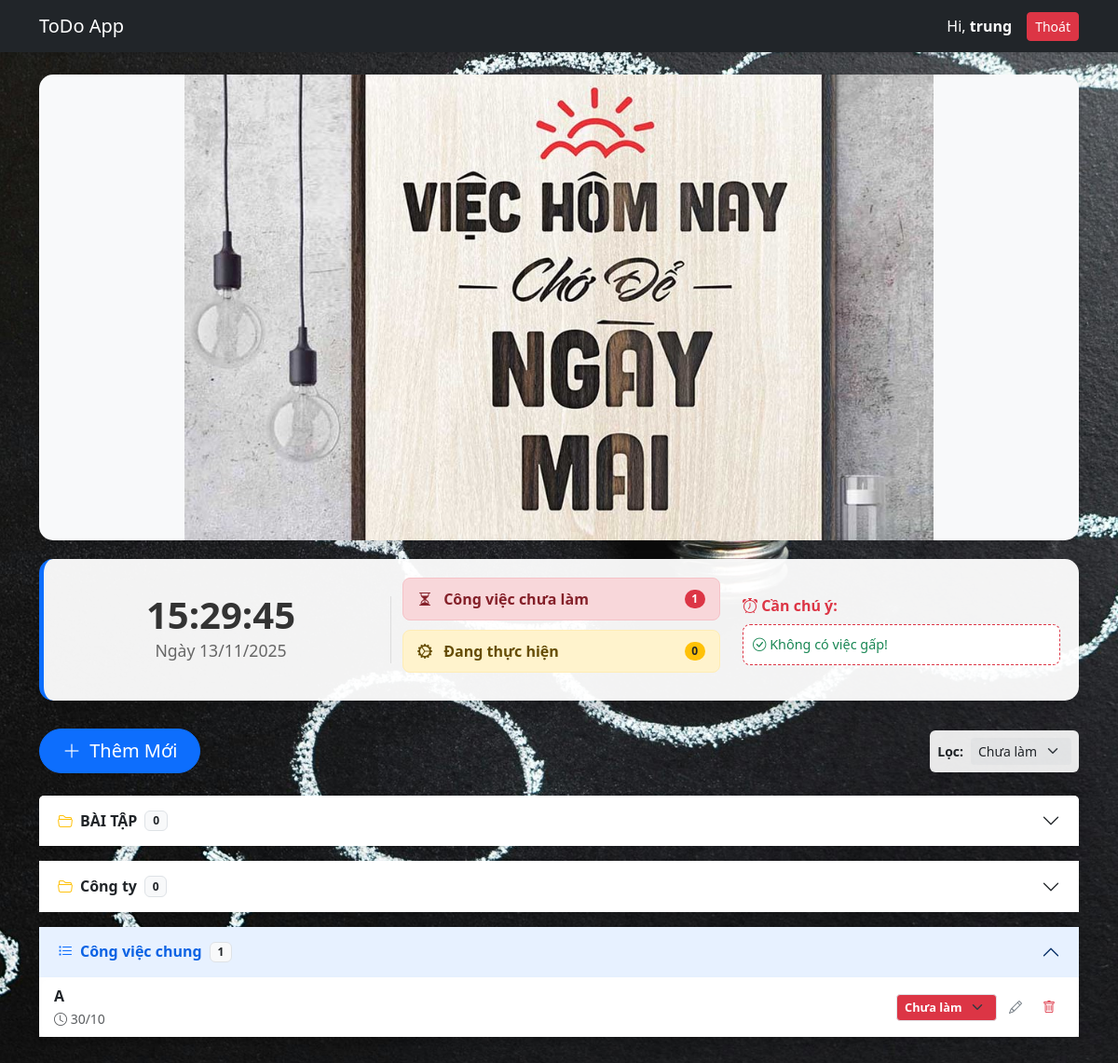
The page /menu.php?filter_status=pending (signed in) on the database its author committed.
### tables this page shows
CREATE TABLE `task_groups` (
  `id` int NOT NULL,
  `user_id` int NOT NULL,
  `name` varchar(100) NOT NULL,
  `created_at` timestamp NULL DEFAULT CURRENT_TIMESTAMP
);

CREATE TABLE `tasks` (
  `id` int NOT NULL,
  `user_id` int NOT NULL,
  `title` varchar(255) NOT NULL,
  `description` text,
  `due_date` date DEFAULT NULL,
  `status` enum('pending','in_progress','completed') NOT NULL DEFAULT 'pending',
  `created_at` timestamp NULL DEFAULT CURRENT_TIMESTAMP,
  `group_id` int DEFAULT NULL
);

### includes/check.php (called while the page is built, shortened)
<?php
$current_username = $_SESSION['username'];
?>

### menu.php (the view, shortened to what this page needs)
<?php
require_once 'includes/check.php';
require_once 'config/db.php';
$stmt_groups = $pdo->prepare("SELECT * FROM task_groups WHERE user_id = :uid ORDER BY created_at DESC");
$stmt_groups->execute(['uid' => $current_user_id]);
$groups = $stmt_groups->fetchAll();
$sort = $_GET['sort'] ?? 'due_date';
$filter_status = $_GET['filter_status'] ?? 'all';
$sql = "SELECT tasks.*, task_groups.name as group_name
        FROM tasks
        LEFT JOIN task_groups ON tasks.group_id = task_groups.id
        WHERE tasks.user_id = :user_id";
$params = ['user_id' => $current_user_id];
if ($filter_status != 'all') {
    $sql .= " AND tasks.status = :status";
    $params['status'] = $filter_status;
}
$sql .= " ORDER BY $sort ASC";
$stmt = $pdo->prepare($sql);
$stmt->execute($params);
$all_tasks = $stmt->fetchAll();
$count_pending = 0;
$count_in_progress = 0;
$urgent_tasks = [];
$tasks_by_group = [];
$tasks_uncategorized = [];
foreach ($all_tasks as $task) {
    if ($task['group_id']) {
        $tasks_by_group[$task['group_id']][] = $task;
    } else {
        $tasks_uncategorized[] = $task;
    }
    if ($task['status'] == 'pending') {
        $count_pending++;
    } elseif ($task['status'] == 'in_progress') {
        $count_in_progress++;
    }
}
?>
<!DOCTYPE html>
<html lang="vi">
<head>
    <link href="https://cdn.jsdelivr.net/npm/bootstrap@5.3.3/dist/css/bootstrap.min.css" rel="stylesheet">
    <link rel="stylesheet" href="https://cdn.jsdelivr.net/npm/bootstrap-icons@1.11.3/font/bootstrap-icons.css">
</head>
<body class="bg-light" onload="startTime()">
<nav class="navbar navbar-expand-lg navbar-dark bg-dark shadow-sm sticky-top">
    <div class="container">
        <a class="navbar-brand" href="menu.php">ToDo App</a>
        <div class="d-flex align-items-center">
            <span class="navbar-text me-3 text-white d-none d-sm-block">
                Hi, <strong><?= htmlspecialchars($current_username) ?></strong>
            </span>
            <a class="btn btn-sm btn-danger" href="logout.php">Thoát</a>
        </div>
    </div>
</nav>
<div class="container mt-4">
   <div class="top-banner-image">
        <img src="assets/A1.jpg" alt="Banner Poster">
    </div>
    <div class="dashboard-banner">
        <div class="row align-items-center">
            <div class="col-md-4 clock-box">
                <div id="clock" class="time-text">--:--:--</div>
                <div id="date" class="date-text">Đang tải...</div>
            </div>
            <div class="col-md-4">
                <div class="status-bar bar-pending">
                    <span><i class="bi bi-hourglass-split me-2"></i> Công việc chưa làm</span>
                    <span class="badge bg-danger rounded-pill"><?= $count_pending ?></span>
                </div>
                <div class="status-bar bar-progress">
                    <span><i class="bi bi-gear-wide-connected me-2"></i> Đang thực hiện</span>
                    <span class="badge bg-warning text-dark rounded-pill"><?= $count_in_progress ?></span>
                </div>
            </div>
            <div class="col-md-4">
                <div class="fw-bold mb-2 text-danger"><i class="bi bi-alarm"></i> Cần chú ý:</div>
                <div class="urgent-box">
                    <?php if (empty($urgent_tasks)): ?>
                        <span class="text-success"><i class="bi bi-check-circle"></i> Không có việc gấp!</span>
                    <?php else: ?>
                        <?php foreach ($urgent_tasks as $msg): ?>
                            <span class="urgent-item"><i class="bi bi-exclamation-circle-fill"></i> <?= htmlspecialchars($msg) ?></span>
                        <?php endforeach; ?>
                    <?php endif; ?>
                </div>
            </div>
        </div>
    </div>
    <div class="row align-items-center mb-4">
        <div class="col-md-6 text-md-start text-center mb-3 mb-md-0">
            <button type="button" class="btn btn-primary btn-lg shadow-sm px-4 rounded-pill" data-bs-toggle="modal" data-bs-target="#addTaskModal">
                <i class="bi bi-plus-lg me-1"></i> Thêm Mới
            </button>
        </div>
        <div class="col-md-6 d-flex justify-content-md-end justify-content-center">
            <form method="GET" action="menu.php" class="d-flex gap-2 align-items-center bg-white p-2 rounded shadow-sm" style="opacity: 0.9;">
                <label class="small fw-bold">Lọc:</label>
                <select name="filter_status" class="form-select form-select-sm border-0 bg-light" onchange="this.form.submit()">
                    <option value="pending" <?= $filter_status == 'pending' ? 'selected' : '' ?>>Chưa làm</option>
                </select>
            </form>
        </div>
    </div>
    <div class="accordion pb-5" id="taskAccordion">
        <?php foreach ($groups as $group): ?>
            <?php
                $g_id = $group['id'];
                $tasks_in_group = $tasks_by_group[$g_id] ?? [];
                $count = count($tasks_in_group);
            ?>
            <div class="accordion-item mb-3 shadow-sm">
                <h2 class="accordion-header">
                    <button class="accordion-button collapsed fw-bold" type="button" data-bs-toggle="collapse" data-bs-target="#collapse<?= $g_id ?>">
                        <i class="bi bi-folder2-open me-2 text-warning"></i> <?= htmlspecialchars($group['name']) ?>
                        <span class="badge bg-light text-dark ms-2 border"><?= $count ?></span>
                    </button>
                </h2>
            </div>
        <?php endforeach; ?>
        <?php if (!empty($tasks_uncategorized)): ?>
            <div class="accordion-item mb-3 shadow-sm">
                <h2 class="accordion-header">
                    <button class="accordion-button fw-bold" type="button" data-bs-toggle="collapse" data-bs-target="#collapseUncat">
                        <i class="bi bi-list-task me-2 text-primary"></i> Công việc chung
                        <span class="badge bg-light text-dark ms-2 border"><?= count($tasks_uncategorized) ?></span>
                    </button>
                </h2>
                <div id="collapseUncat" class="accordion-collapse collapse show" data-bs-parent="#taskAccordion">
                    <div class="accordion-body p-0">
                        <?php renderTasks($tasks_uncategorized); ?>
                    </div>
                </div>
            </div>
        <?php endif; ?>
    </div>
</div>
<?php function renderTasks($list) { ?>
    <div class="list-group list-group-flush">
        <?php foreach ($list as $task): ?>
            <?php
            $bg = '';
            if ($task['status'] == 'pending') $bg = 'text-bg-danger';
            elseif ($task['status'] == 'in_progress') $bg = 'text-bg-warning';
            elseif ($task['status'] == 'completed') $bg = 'text-bg-success';
            ?>
            <div class="list-group-item">
                <div class="d-flex justify-content-between align-items-center">
                    <div class="text-truncate pe-2">
                        <div class="fw-bold"><?= htmlspecialchars($task['title']) ?></div>
                        <?php if($task['due_date']): ?>
                            <small class="text-muted"><i class="bi bi-clock"></i> <?= date('d/m', strtotime($task['due_date'])) ?></small>
                        <?php endif; ?>
                    </div>
                    <div class="d-flex align-items-center gap-1">
                        <form action="chucnang/CRUD.php" method="POST">
                            <select name="status" class="form-select form-select-sm <?= $bg ?>" style="width:auto; font-size:0.8rem; font-weight:bold;" onchange="this.form.submit()">
                                <option value="pending" style="background:white;color:black" <?= $task['status']=='pending'?'selected':'' ?>>Chưa làm</option>
                            </select>
                        </form>
                        <button class="btn btn-sm btn-link text-secondary" data-bs-toggle="modal" data-bs-target="#editTaskModal<?= $task['id'] ?>">
                            <i class="bi bi-pencil"></i>
                        </button>
                        <form action="chucnang/CRUD.php" method="POST" onsubmit="return confirm('Xóa?');">
                            <button class="btn btn-sm btn-link text-danger"><i class="bi bi-trash"></i></button>
                        </form>
                    </div>
                </div>
            </div>
        <?php endforeach; ?>
    </div>
<?php } ?>
</body>
</html>

### menu.php (style rules this page uses)
body { background-image: url('assets/BK.jpg'); background-size: cover; background-repeat: no-repeat; background-attachment: fixed; background-position: center center; }
.card, .modal-content, .list-group-item, .accordion-item { background-color: rgba(255, 255, 255, 0.9) !important; backdrop-filter: blur(5px); border: none; box-shadow: 0 4px 6px rgba(0,0,0,0.1); }
.accordion-button:not(.collapsed) { background-color: #e7f1ff; color: #0c63e4; box-shadow: none; }
.top-banner-image { width: 100%; height: 500px; border-radius: 15px; overflow: hidden; margin-bottom: 20px; box-shadow: 0 4px 8px rgba(0,0,0,0.1); background-color: #f8f9fa; text-align: center; }
.top-banner-image img { height: 100%; width: auto; max-width: 100%; object-fit: contain; }
.dashboard-banner { background-color: rgba(255, 255, 255, 0.95); border-radius: 15px; padding: 20px; margin-bottom: 30px; box-shadow: 0 8px 16px rgba(0,0,0,0.15); border-left: 5px solid #0d6efd; }
.clock-box { font-family: 'Segoe UI', Tahoma, Geneva, Verdana, sans-serif; text-align: center; border-right: 1px solid #ddd; }
.time-text { font-size: 2.5rem; font-weight: bold; color: #333; line-height: 1; }
.date-text { font-size: 1.1rem; color: #666; margin-top: 5px; }
.status-bar { padding: 10px 15px; border-radius: 8px; margin-bottom: 10px; font-weight: 600; display: flex; justify-content: space-between; align-items: center; }
.bar-pending { background-color: #f8d7da; color: #842029; border: 1px solid #f5c2c7; }
.bar-progress { background-color: #fff3cd; color: #664d03; border: 1px solid #ffecb5; }
.urgent-box { background-color: #fff; border: 1px dashed #dc3545; border-radius: 8px; padding: 10px; font-size: 0.9rem; max-height: 100px; overflow-y: auto; }

### rows shown on the page
task_groups: name "BÀI TẬP", id "0"
task_groups: name "Công ty", id "0"
tasks: title "A", due_date "30/10", status "Chưa làm"

### other values the page prints
$current_username "trung"
$count_pending "1"
$count_in_progress "0"
count($tasks_uncategorized) "1"
